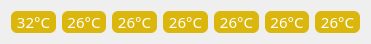
  <widget class="QWidget" name="">
   <property name="geometry">
    <rect>
     <x>340</x>
     <y>250</y>
     <width>371</width>
     <height>31</height>
    </rect>
   </property>
   <layout class="QHBoxLayout" name="horizontalLayout_8">
    <item>
     <widget class="QLabel" name="label_65">
      <property name="font">
       <font>
        <family>宋体</family>
        <pointsize>11</pointsize>
       </font>
      </property>
      <property name="styleSheet">
       <string notr="true">background-color:#dbb70e;
border-radius:6px;
color:white;
</string>
      </property>
      <property name="text">
       <string>32°C</string>
      </property>
      <property name="alignment">
       <set>Qt::AlignCenter</set>
      </property>
     </widget>
    </item>
    <item>
     <widget class="QLabel" name="label_66">
      <property name="font">
       <font>
        <family>宋体</family>
        <pointsize>11</pointsize>
       </font>
      </property>
      <property name="styleSheet">
       <string notr="true">background-color:#dbb70e;
border-radius:6px;
color:white;
</string>
      </property>
      <property name="text">
       <string>26°C</string>
      </property>
      <property name="alignment">
       <set>Qt::AlignCenter</set>
      </property>
     </widget>
    </item>
    <item>
     <widget class="QLabel" name="label_67">
      <property name="font">
       <font>
        <family>宋体</family>
        <pointsize>11</pointsize>
       </font>
      </property>
      <property name="styleSheet">
       <string notr="true">background-color:#dbb70e;
border-radius:6px;
color:white;
</string>
      </property>
      <property name="text">
       <string>26°C</string>
      </property>
      <property name="alignment">
       <set>Qt::AlignCenter</set>
      </property>
     </widget>
    </item>
    <item>
     <widget class="QLabel" name="label_68">
      <property name="font">
       <font>
        <family>宋体</family>
        <pointsize>11</pointsize>
       </font>
      </property>
      <property name="styleSheet">
       <string notr="true">background-color:#dbb70e;
border-radius:6px;
color:white;
</string>
      </property>
      <property name="text">
       <string>26°C</string>
      </property>
      <property name="alignment">
       <set>Qt::AlignCenter</set>
      </property>
     </widget>
    </item>
    <item>
     <widget class="QLabel" name="label_69">
      <property name="font">
       <font>
        <family>宋体</family>
        <pointsize>11</pointsize>
       </font>
      </property>
      <property name="styleSheet">
       <string notr="true">background-color:#dbb70e;
border-radius:6px;
color:white;
</string>
      </property>
      <property name="text">
       <string>26°C</string>
      </property>
      <property name="alignment">
       <set>Qt::AlignCenter</set>
      </property>
     </widget>
    </item>
    <item>
     <widget class="QLabel" name="label_70">
      <property name="font">
       <font>
        <family>宋体</family>
        <pointsize>11</pointsize>
       </font>
      </property>
      <property name="styleSheet">
       <string notr="true">background-color:#dbb70e;
border-radius:6px;
color:white;
</string>
      </property>
      <property name="text">
       <string>26°C</string>
      </property>
      <property name="alignment">
       <set>Qt::AlignCenter</set>
      </property>
     </widget>
    </item>
    <item>
     <widget class="QLabel" name="label_71">
      <property name="font">
       <font>
        <family>宋体</family>
        <pointsize>11</pointsize>
       </font>
      </property>
      <property name="styleSheet">
       <string notr="true">background-color:#dbb70e;
border-radius:6px;
color:white;
</string>
      </property>
      <property name="text">
       <string>26°C</string>
      </property>
      <property name="alignment">
       <set>Qt::AlignCenter</set>
      </property>
     </widget>
    </item>
   </layout>
  </widget>
